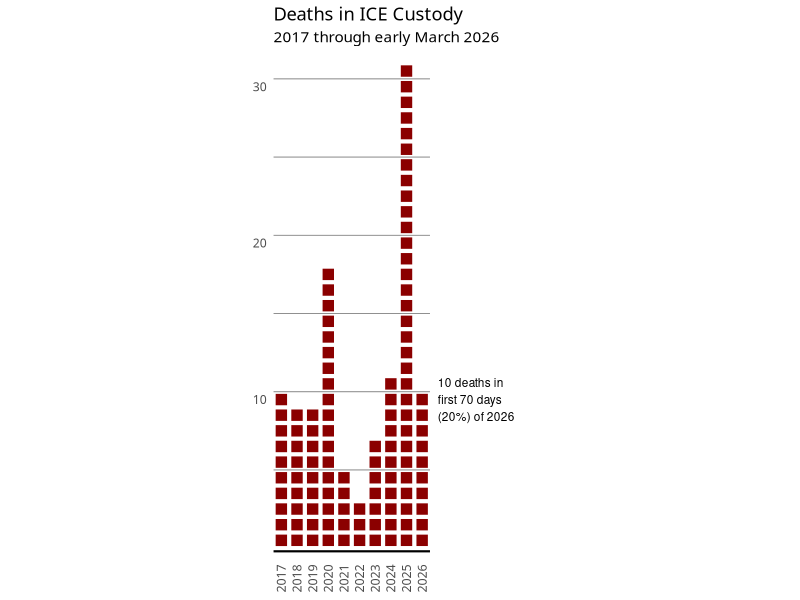

Generate this figure with R:
library(tibble)

annual_deaths <- tribble(
  ~year, ~number_of_deaths,
  2017,  10,
  2018,  9,
  2019,  9,
  2020,  18,
  2021,  5,
  2022,  3,
  2023,  7,
  2024,  11,
  2025,  31,
  2026,  10
)

library(ggplot2)
library(dplyr)
library(tidyr)

# Expand the data for the waffle effect
plot_deaths <- annual_deaths |>
  uncount(number_of_deaths) |>
  group_by(year) |>
  mutate(unit_index = row_number()) |>
  ungroup()


ggplot(plot_deaths, aes(x = factor(year), y = unit_index)) +
  geom_tile(
    fill = "#8B0000",
    color = "white",
    size = 0.9,
    width = 0.9,
    height = 0.9
  ) +
  coord_fixed(ratio = 1) +
  theme_minimal() +
  labs(
    title = "Deaths in ICE Custody",
    subtitle = "2017 through early March 2026",
    x = NULL,
    y = NULL
  ) +
  annotate("segment", x = 0.5, xend = 10.5, y =(5 * 1:6)+0.5, linewidth = 0.3, color = "grey50") +
  annotate("segment", x = 0.5, xend = 10.5, y = .3, yend = 0.3, linewidth = 0.75) +
  scale_x_discrete(expand = expansion(add = c(0, 8))) +
  scale_y_continuous(breaks = c(10, 20, 30), expand = c(0, 0.1), limits = c(0, 32)) +
  annotate("text", x = 11, y = 10, label = "10 deaths in\nfirst 70 days\n(20%) of 2026",
           size = 3, hjust = 0) +
  theme(
    text = element_text(family = "ITC Franklin Gothic Std"),  # font preference
    panel.grid = element_blank(),
    plot.title = element_text(family = "ITC Franklin Gothic Std Demi"),
    axis.text.x = element_text(angle = 90, size = 9, vjust = 0.5, family = "ITC Franklin Gothic Std Demi"),
    axis.line.x = element_blank()
  )
